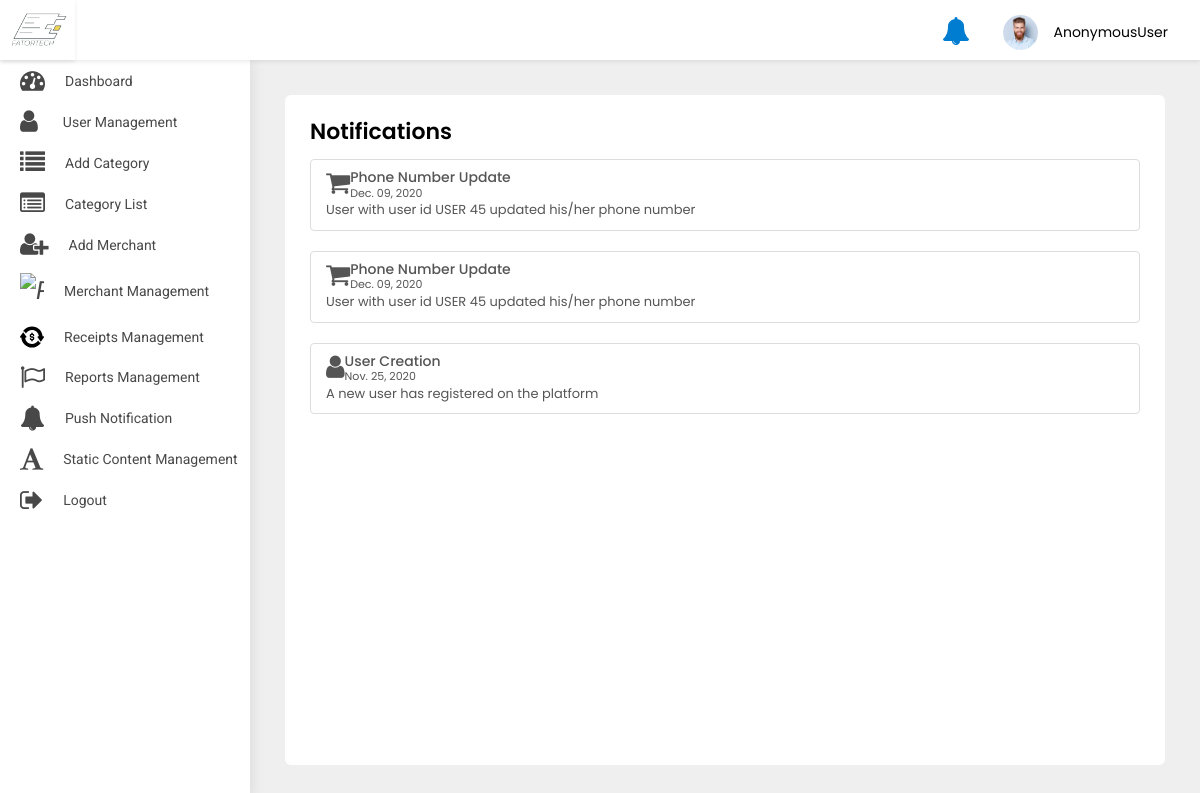
Page /adminpanel/notification/ on the committed database.
### src/models.py (models this page shows)
class UserNotification(models.Model):
    to = models.ForeignKey(User, on_delete=models.CASCADE)
    title = models.CharField(default='title', max_length=200)
    title_in_arabic = models.CharField(default='title', max_length=200)
    body = models.CharField(default='body', max_length=200)
    body_in_arabic = models.CharField(default='body', max_length=200)
    read = models.BooleanField(default=False)
    created_at = models.DateTimeField(auto_now_add=True)
    class Meta:
        ordering = ('-created_at',)

### adminpanel/views.py (the view)
# urls.py: path('notification/', NotificationView.as_view(), name='notification'),
class NotificationView(ListView):
    model = UserNotification
    template_name = 'notification.html'

### adminpanel/templates/notification.html (shortened to what this page needs)
{% extends 'base-ereceipt.html' %}
{% block body %}
<div class="WrapperArea">
    <div class="WrapperBox">
        <div class="Small-Wrapper">
            <h4 class="Title">Notifications</h4>
            <div class="NotificationList">
                {% for object in object_list %}
                {% if object.to.is_superuser %}
                <div class="list-group">
                    <a class="list-group-item list-group-item-action flex-column align-items-start">
                        {% if object.title == 'User Creation' %}
                        <figure class="pull-left"><i class="fa  fa-user fa-2x" aria-hidden="true"></i></figure>
                        {% elif object.title == 'Password Changed' %}
                        <figure class="pull-left"><i class="fa  fa-lock fa-2x" aria-hidden="true"></i></figure>
                        {% elif object.title == 'Phone number Update' %}
                        <figure class="pull-left"><i class="fa  fa-phone fa-2x" aria-hidden="true"></i></figure>
                        {% elif object.title == 'Profile Update' %}
                        <figure class="pull-left"><i class="fa  fa-user fa-2x" aria-hidden="true"></i></figure>
                        {% else %}
                        <figure class="pull-left ml-5"><i class="fa  fa-shopping-cart fa-2x" aria-hidden="true"></i>
                        </figure>
                        {% endif %}
                        <div class="msg-right">
                            <div class="d-flex w-100 justify-content-between">
                                <h5 class="mb-1">{{object.title}}</h5>
                                <small>{{object.created_at|date:'M. d, Y'}}</small>
                            </div>
                            <p class="mb-1"> {{object.body}}</p>
                        </div>
                    </a>
                </div>
                {% endif %}
                {% endfor %}
            </div>
        </div>
    </div>
</div>
{% endblock body %}

### static/adminpanel/css/style.css (style rules this page uses)
body { margin: 0; padding: 0; font-family: 'Poppins', sans-serif !important; font-size: 13px; color: #3a3a3a; font-weight: 400; }
* { margin: 0px; padding: 0px; }
header, footer, aside, article, section, detail, nav, figure { position: relative; }
h1, h2, h3, h4, h5, h6, p { margin: 0; padding: 0; }
a { text-decoration: none; outline: none; }
p { margin: 0; padding: 0; }
.WrapperArea { margin-left: 250px; flex: 1 1 auto; display: flex; flex-direction: column; margin-top: 60px; transition: 0.2s all ease-in-out; background-color: #efefef; }
.WrapperArea .WrapperBox { padding: 35px; background-color: #efefef; min-height: calc(100vh - 60px) }
.Small-Wrapper { background-color: #fff; padding: 25px; border-radius: 6px; height: 100%; min-height: calc(100vh - 130px); }
h4.Title { margin: 0 0 15px; font-weight: 600; color: #000; text-transform: capitalize; font-size: 22px }

### rows in the picture
UserNotification: title "Phone Number Update", created_at "Dec. 09, 2020", body "User with user id USER 45 updated his/her phone number"
UserNotification: title "Phone Number Update", created_at "Dec. 09, 2020", body "User with user id USER 45 updated his/her phone number"
UserNotification: title "User Creation", created_at "Nov. 25, 2020", body "A new user has registered on the platform"

### other values in the picture
{{ user }} "AnonymousUser"
